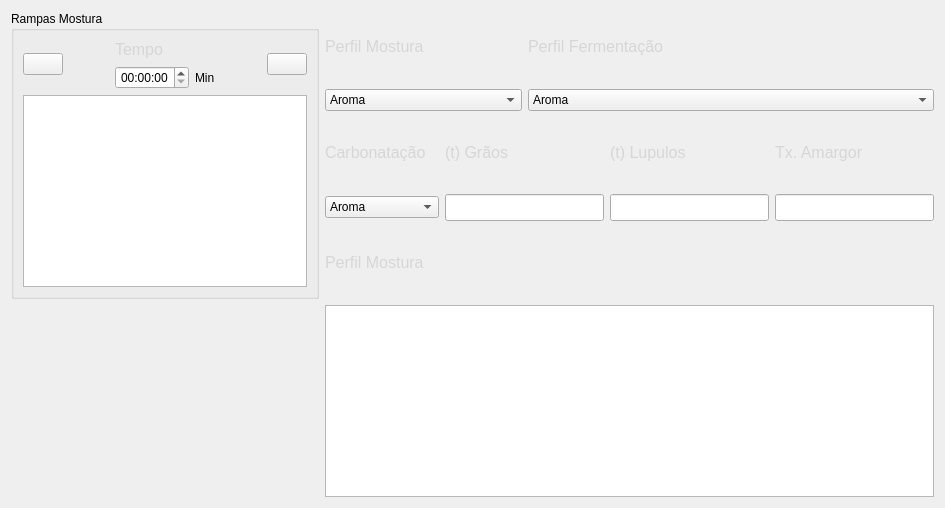
                <widget class="QWidget" name="parametros_receita_aba">
                 <attribute name="title">
                  <string>Parametros</string>
                 </attribute>
                 <layout class="QGridLayout" name="gridLayout_8">
                  <item row="0" column="0" rowspan="5">
                   <widget class="QGroupBox" name="groupBox_6">
                    <property name="title">
                     <string>Rampas Mostura</string>
                    </property>
                    <layout class="QGridLayout" name="gridLayout_7">
                     <item row="0" column="5" rowspan="2">
                      <widget class="QPushButton" name="pushButton_3">
                       <property name="styleSheet">
                        <string notr="true"/>
                       </property>
                       <property name="text">
                        <string/>
                       </property>
                       <property name="icon">
                        <iconset resource="icons.qrc">
                         <normaloff>:/icons/icons/novos_icones/mais.png</normaloff>:/icons/icons/novos_icones/mais.png</iconset>
                       </property>
                       <property name="iconSize">
                        <size>
                         <width>32</width>
                         <height>32</height>
                        </size>
                       </property>
                      </widget>
                     </item>
                     <item row="1" column="3">
                      <widget class="QLabel" name="label_57">
                       <property name="text">
                        <string>Min</string>
                       </property>
                      </widget>
                     </item>
                     <item row="2" column="0" colspan="6">
                      <widget class="QTableWidget" name="tableWidget_2"/>
                     </item>
                     <item row="0" column="2" colspan="2">
                      <widget class="QLabel" name="label_69">
                       <property name="text">
                        <string>&lt;html&gt;&lt;head/&gt;&lt;body&gt;&lt;p&gt;&lt;span style=&quot; font-size:12pt; color:#d6d6d6;&quot;&gt;Tempo&lt;/span&gt;&lt;/p&gt;&lt;/body&gt;&lt;/html&gt;</string>
                       </property>
                      </widget>
                     </item>
                     <item row="0" column="0" rowspan="2">
                      <widget class="QPushButton" name="pushButton_4">
                       <property name="styleSheet">
                        <string notr="true"/>
                       </property>
                       <property name="text">
                        <string/>
                       </property>
                       <property name="icon">
                        <iconset resource="icons.qrc">
                         <normaloff>:/icons/icons/novos_icones/erro.png</normaloff>:/icons/icons/novos_icones/erro.png</iconset>
                       </property>
                       <property name="iconSize">
                        <size>
                         <width>32</width>
                         <height>32</height>
                        </size>
                       </property>
                      </widget>
                     </item>
                     <item row="1" column="2">
                      <widget class="QTimeEdit" name="timeEdit_3">
                       <property name="alignment">
                        <set>Qt::AlignCenter</set>
                       </property>
                      </widget>
                     </item>
                     <item row="0" column="1">
                      <spacer name="horizontalSpacer_2">
                       <property name="orientation">
                        <enum>Qt::Horizontal</enum>
                       </property>
                       <property name="sizeHint" stdset="0">
                        <size>
                         <width>40</width>
                         <height>20</height>
                        </size>
                       </property>
                      </spacer>
                     </item>
                     <item row="0" column="4">
                      <spacer name="horizontalSpacer_3">
                       <property name="orientation">
                        <enum>Qt::Horizontal</enum>
                       </property>
                       <property name="sizeHint" stdset="0">
                        <size>
                         <width>40</width>
                         <height>20</height>
                        </size>
                       </property>
                      </spacer>
                     </item>
                    </layout>
                   </widget>
                  </item>
                  <item row="0" column="1" colspan="2">
                   <widget class="QLabel" name="label_99">
                    <property name="text">
                     <string>&lt;html&gt;&lt;head/&gt;&lt;body&gt;&lt;p&gt;&lt;span style=&quot; font-size:12pt; color:#d6d6d6;&quot;&gt;Perfil Mostura&lt;/span&gt;&lt;/p&gt;&lt;/body&gt;&lt;/html&gt;</string>
                    </property>
                   </widget>
                  </item>
                  <item row="0" column="3" colspan="3">
                   <widget class="QLabel" name="label_101">
                    <property name="text">
                     <string>&lt;html&gt;&lt;head/&gt;&lt;body&gt;&lt;p&gt;&lt;span style=&quot; font-size:12pt; color:#d6d6d6;&quot;&gt;Perfil Fermentação&lt;/span&gt;&lt;/p&gt;&lt;/body&gt;&lt;/html&gt;</string>
                    </property>
                   </widget>
                  </item>
                  <item row="1" column="1" colspan="2">
                   <widget class="QComboBox" name="tipo_adjunto_cb_5">
                    <property name="minimumSize">
                     <size>
                      <width>100</width>
                      <height>0</height>
                     </size>
                    </property>
                    <property name="placeholderText">
                     <string/>
                    </property>
                    <item>
                     <property name="text">
                      <string>Aroma</string>
                     </property>
                    </item>
                    <item>
                     <property name="text">
                      <string>Bebida alcólica</string>
                     </property>
                    </item>
                    <item>
                     <property name="text">
                      <string>Dulçor</string>
                     </property>
                    </item>
                    <item>
                     <property name="text">
                      <string>Chá</string>
                     </property>
                    </item>
                    <item>
                     <property name="text">
                      <string>Infusão</string>
                     </property>
                    </item>
                    <item>
                     <property name="text">
                      <string>Suco</string>
                     </property>
                    </item>
                   </widget>
                  </item>
                  <item row="1" column="3" colspan="3">
                   <widget class="QComboBox" name="tipo_adjunto_cb_6">
                    <property name="minimumSize">
                     <size>
                      <width>100</width>
                      <height>0</height>
                     </size>
                    </property>
                    <property name="placeholderText">
                     <string/>
                    </property>
                    <item>
                     <property name="text">
                      <string>Aroma</string>
                     </property>
                    </item>
                    <item>
                     <property name="text">
                      <string>Bebida alcólica</string>
                     </property>
                    </item>
                    <item>
                     <property name="text">
                      <string>Dulçor</string>
                     </property>
                    </item>
                    <item>
                     <property name="text">
                      <string>Chá</string>
                     </property>
                    </item>
                    <item>
                     <property name="text">
                      <string>Infusão</string>
                     </property>
                    </item>
                    <item>
                     <property name="text">
                      <string>Suco</string>
                     </property>
                    </item>
                   </widget>
                  </item>
                  <item row="2" column="1">
                   <widget class="QLabel" name="label_102">
                    <property name="text">
                     <string>&lt;html&gt;&lt;head/&gt;&lt;body&gt;&lt;p&gt;&lt;span style=&quot; font-size:12pt; color:#d6d6d6;&quot;&gt;Carbonatação&lt;/span&gt;&lt;/p&gt;&lt;/body&gt;&lt;/html&gt;</string>
                    </property>
                   </widget>
                  </item>
                  <item row="2" column="2" colspan="2">
                   <widget class="QLabel" name="label_100">
                    <property name="text">
                     <string>&lt;html&gt;&lt;head/&gt;&lt;body&gt;&lt;p&gt;&lt;span style=&quot; font-size:12pt; color:#d6d6d6;&quot;&gt;(t) Grãos&lt;/span&gt;&lt;/p&gt;&lt;/body&gt;&lt;/html&gt;</string>
                    </property>
                   </widget>
                  </item>
                  <item row="2" column="4">
                   <widget class="QLabel" name="label_103">
                    <property name="text">
                     <string>&lt;html&gt;&lt;head/&gt;&lt;body&gt;&lt;p&gt;&lt;span style=&quot; font-size:12pt; color:#d6d6d6;&quot;&gt;(t) Lupulos&lt;/span&gt;&lt;/p&gt;&lt;/body&gt;&lt;/html&gt;</string>
                    </property>
                   </widget>
                  </item>
                  <item row="2" column="5">
                   <widget class="QLabel" name="label_104">
                    <property name="text">
                     <string>&lt;html&gt;&lt;head/&gt;&lt;body&gt;&lt;p&gt;&lt;span style=&quot; font-size:12pt; color:#d6d6d6;&quot;&gt;Tx. Amargor&lt;/span&gt;&lt;/p&gt;&lt;/body&gt;&lt;/html&gt;</string>
                    </property>
                   </widget>
                  </item>
                  <item row="3" column="1">
                   <widget class="QComboBox" name="tipo_adjunto_cb_7">
                    <property name="minimumSize">
                     <size>
                      <width>100</width>
                      <height>0</height>
                     </size>
                    </property>
                    <property name="placeholderText">
                     <string/>
                    </property>
                    <item>
                     <property name="text">
                      <string>Aroma</string>
                     </property>
                    </item>
                    <item>
                     <property name="text">
                      <string>Bebida alcólica</string>
                     </property>
                    </item>
                    <item>
                     <property name="text">
                      <string>Dulçor</string>
                     </property>
                    </item>
                    <item>
                     <property name="text">
                      <string>Chá</string>
                     </property>
                    </item>
                    <item>
                     <property name="text">
                      <string>Infusão</string>
                     </property>
                    </item>
                    <item>
                     <property name="text">
                      <string>Suco</string>
                     </property>
                    </item>
                   </widget>
                  </item>
                  <item row="3" column="2" colspan="2">
                   <widget class="QLineEdit" name="descricao_adjunto_tbx_36">
                    <property name="font">
                     <font>
                      <pointsize>12</pointsize>
                      <bold>true</bold>
                     </font>
                    </property>
                    <property name="placeholderText">
                     <string/>
                    </property>
                   </widget>
                  </item>
                  <item row="3" column="4">
                   <widget class="QLineEdit" name="descricao_adjunto_tbx_37">
                    <property name="font">
                     <font>
                      <pointsize>12</pointsize>
                      <bold>true</bold>
                     </font>
                    </property>
                    <property name="placeholderText">
                     <string/>
                    </property>
                   </widget>
                  </item>
                  <item row="3" column="5">
                   <widget class="QLineEdit" name="descricao_adjunto_tbx_38">
                    <property name="font">
                     <font>
                      <pointsize>12</pointsize>
                      <bold>true</bold>
                     </font>
                    </property>
                    <property name="placeholderText">
                     <string/>
                    </property>
                   </widget>
                  </item>
                  <item row="4" column="1" colspan="2">
                   <widget class="QLabel" name="label_105">
                    <property name="text">
                     <string>&lt;html&gt;&lt;head/&gt;&lt;body&gt;&lt;p&gt;&lt;span style=&quot; font-size:12pt; color:#d6d6d6;&quot;&gt;Perfil Mostura&lt;/span&gt;&lt;/p&gt;&lt;/body&gt;&lt;/html&gt;</string>
                    </property>
                   </widget>
                  </item>
                  <item row="5" column="1" colspan="5">
                   <widget class="QTextEdit" name="textEdit_2"/>
                  </item>
                 </layout>
                </widget>
